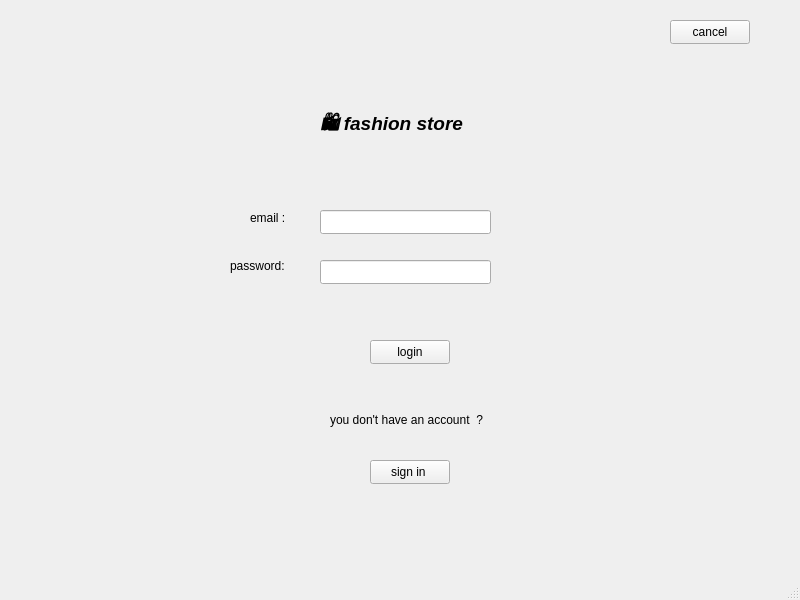
<?xml version="1.0" encoding="UTF-8"?>
<ui version="4.0">
 <class>MainWindow</class>
 <widget class="QMainWindow" name="MainWindow">
  <property name="geometry">
   <rect>
    <x>0</x>
    <y>0</y>
    <width>800</width>
    <height>600</height>
   </rect>
  </property>
  <property name="windowTitle">
   <string>MainWindow</string>
  </property>
  <widget class="QWidget" name="centralwidget">
   <widget class="QLabel" name="label">
    <property name="geometry">
     <rect>
      <x>320</x>
      <y>100</y>
      <width>161</width>
      <height>51</height>
     </rect>
    </property>
    <property name="font">
     <font>
      <pointsize>14</pointsize>
      <italic>true</italic>
      <bold>true</bold>
     </font>
    </property>
    <property name="text">
     <string>🛍️ fashion store</string>
    </property>
   </widget>
   <widget class="QPushButton" name="pushButton_login">
    <property name="geometry">
     <rect>
      <x>370</x>
      <y>340</y>
      <width>80</width>
      <height>24</height>
     </rect>
    </property>
    <property name="text">
     <string>login</string>
    </property>
   </widget>
   <widget class="QLabel" name="label_email">
    <property name="geometry">
     <rect>
      <x>250</x>
      <y>210</y>
      <width>49</width>
      <height>16</height>
     </rect>
    </property>
    <property name="text">
     <string>email :</string>
    </property>
   </widget>
   <widget class="QLabel" name="label_password">
    <property name="geometry">
     <rect>
      <x>230</x>
      <y>250</y>
      <width>81</width>
      <height>31</height>
     </rect>
    </property>
    <property name="text">
     <string>password:</string>
    </property>
   </widget>
   <widget class="QLabel" name="label_4">
    <property name="geometry">
     <rect>
      <x>330</x>
      <y>410</y>
      <width>181</width>
      <height>20</height>
     </rect>
    </property>
    <property name="text">
     <string>you don't have an account  ?</string>
    </property>
   </widget>
   <widget class="QLineEdit" name="lineEdit_email">
    <property name="geometry">
     <rect>
      <x>320</x>
      <y>210</y>
      <width>171</width>
      <height>24</height>
     </rect>
    </property>
   </widget>
   <widget class="QLineEdit" name="lineEdit_password">
    <property name="geometry">
     <rect>
      <x>320</x>
      <y>260</y>
      <width>171</width>
      <height>24</height>
     </rect>
    </property>
    <property name="echoMode">
     <enum>QLineEdit::Password</enum>
    </property>
   </widget>
   <widget class="QPushButton" name="pushButton_cancel1">
    <property name="geometry">
     <rect>
      <x>670</x>
      <y>20</y>
      <width>80</width>
      <height>24</height>
     </rect>
    </property>
    <property name="text">
     <string>cancel</string>
    </property>
   </widget>
   <widget class="QPushButton" name="pushButton_sign_in1">
    <property name="geometry">
     <rect>
      <x>370</x>
      <y>460</y>
      <width>80</width>
      <height>24</height>
     </rect>
    </property>
    <property name="text">
     <string>sign in </string>
    </property>
   </widget>
  </widget>
  <widget class="QMenuBar" name="menubar">
   <property name="geometry">
    <rect>
     <x>0</x>
     <y>0</y>
     <width>800</width>
     <height>21</height>
    </rect>
   </property>
  </widget>
  <widget class="QStatusBar" name="statusbar"/>
 </widget>
 <resources/>
 <connections/>
</ui>
